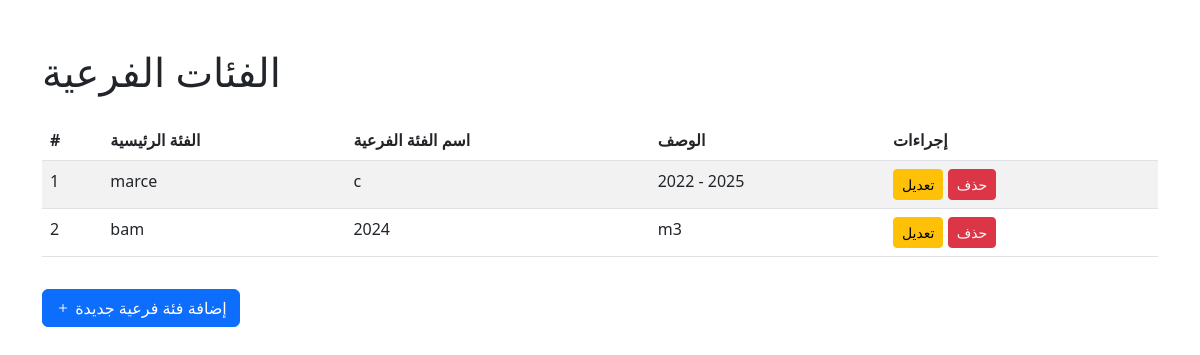
Page /subcategory/ (signed in) on the committed database.
### AMOON_app/models.py (models this page shows, shortened)
class SubCategory(models.Model):
    id = models.AutoField(primary_key=True)
    category = models.ForeignKey(Category, on_delete=models.CASCADE, related_name='subcategories', verbose_name="الفئة الرئيسية")
    name = models.CharField(max_length=255, verbose_name="اسم الفئة الفرعية")
    description = models.TextField(blank=True, null=True, verbose_name="وصف الفئة الفرعية")

class Category(models.Model):
    id = models.AutoField(primary_key=True)
    company = models.ForeignKey(Company, on_delete=models.CASCADE, related_name="categories")
    name = models.CharField(max_length=255, verbose_name="اسم الفئة")
    description = models.TextField(blank=True, null=True, verbose_name="وصف الفئة")

### AMOON_app/views.py (the view)
# urls.py: path('subcategory/', views.subcategory_list, name='subcategory_list'),
def subcategory_list(request):
    if request.user.is_authenticated and request.user.company:
        categories = Category.objects.filter(company=request.user.company)
        subcategories = SubCategory.objects.filter(category__company=request.user.company)
    else:
        categories = Category.objects.none()
        subcategories = SubCategory.objects.none()
    return render(request, 'view_Sub_category.html', {
        'categories': categories,
        'subcategories': subcategories,
    })

### AMOON_app/templates/view_Sub_category.html (shortened to what this page needs)
<!DOCTYPE html>
<html lang="ar">
<head>
    <link rel="stylesheet" href="https://cdn.jsdelivr.net/npm/bootstrap@5.3.0/dist/css/bootstrap.min.css">
    <link rel="stylesheet" href="https://cdn.jsdelivr.net/npm/bootstrap-icons@1.10.3/font/bootstrap-icons.css">
</head>
<body>
<div class="container mt-5">
    <h1 class="mb-4">الفئات الفرعية</h1>
    <table class="table table-striped">
        <thead>
            <tr>
                <th>#</th>
                <th>الفئة الرئيسية</th>
                <th>اسم الفئة الفرعية</th>
                <th>الوصف</th>
                <th>إجراءات</th>
            </tr>
        </thead>
        <tbody>
            {% for subcategory in subcategories %}
            <tr>
                <td>{{ forloop.counter }}</td>
                <td>{{ subcategory.category.name }}</td>
                <td>{{ subcategory.name }}</td>
                <td>{{ subcategory.description }}</td>
                <td>
                    <button type="button" class="btn btn-sm btn-warning" data-bs-toggle="modal" data-bs-target="#editModal{{ subcategory.id }}">
                        تعديل
                    </button>
                    <button type="button" class="btn btn-sm btn-danger" data-bs-toggle="modal" data-bs-target="#deleteModal{{ subcategory.id }}">
                        حذف
                    </button>
                </td>
            </tr>
            {% endfor %}
        </tbody>
    </table>
    <a href="{% url 'Sub_Category' %}" class="btn btn-primary mt-3">
        <i class="bi bi-plus"></i> إضافة فئة فرعية جديدة
    </a>
</div>
</body>
</html>

### rows in the picture
SubCategory: category.name "marce", name "c", description "2022 - 2025"
SubCategory: category.name "bam", name "2024", description "m3"
